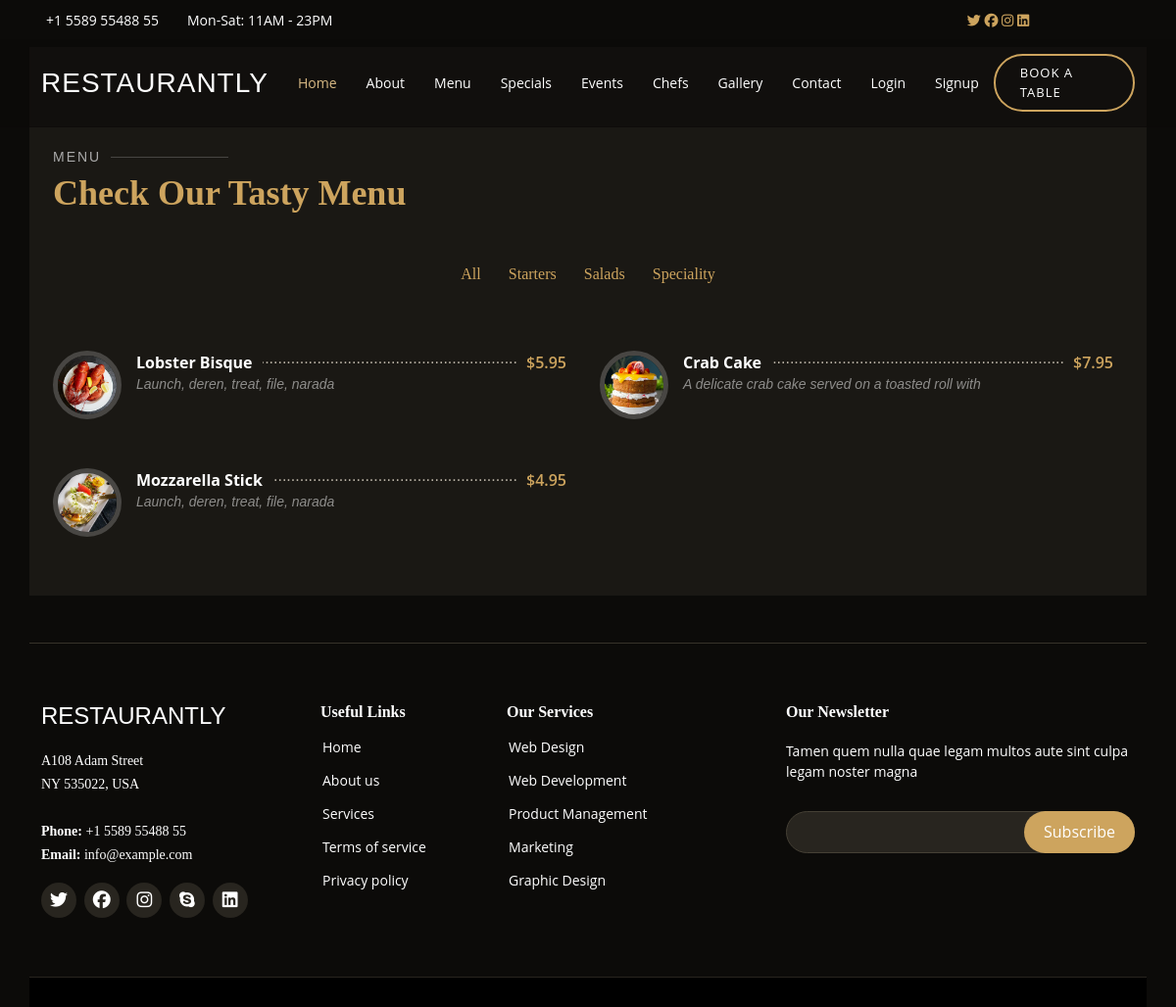
The page /starter/ on the database its author committed.
### app/models.py (models this page shows, shortened)
class AllFood(models.Model):
    food_name = models.CharField(max_length=50)
    desc = models.CharField(max_length=50)
    price = models.FloatField()
    category = models.CharField(choices=category_choice, max_length=10)
    food_image = models.ImageField(upload_to='FoodImage')

### app/views.py (the view)
# urls.py: path('starter/', views.starter, name='starter'),
def starter(request, data=None):
    if data is None:
        food = AllFood.objects.filter(category='ST')
    return render(request, 'starter.html', {'food': food})

### templates/starter.html (shortened to what this page needs)
{% extends 'base.html' %}
{% load static %}
{% block content %}
<section id="menu" class="menu section-bg mt-5">
  <div class="container mt-5" data-aos="fade-up">
    <div class="section-title">
      <h2>Menu</h2>
      <p>Check Our Tasty Menu</p>
    </div>
    <div class="row" data-aos="fade-up" data-aos-delay="100">
      <div class="col-lg-12 d-flex justify-content-center">
        <ul id="menu-flters">
          <li data-filter="*"><a href="{% url 'menu' %}">All</a></li>
          <li data-filter=".filter-starters"><a href="{% url 'starter' %}">Starters</a> </li>
          <li data-filter=".filter-salads" class="filter-active"><a href="{% url 'salad' %}">Salads</a> </li>
          <li data-filter=".filter-specialty"><a href="{% url 'speciality' %}">Speciality</a> </li>
        </ul>
      </div>
    </div>
    <div class="row menu-container" data-aos="fade-up" data-aos-delay="200">
      {% for f in food %}
  <div class="col-lg-6 menu-item filter-{{ f.category }}">
        <img src="{{ f.food_image.url }}" class="menu-img" alt="">
        <div class="menu-content">
          <a href="#">{{ f.food_name }}</a><span>${{ f.price }}</span>
        </div>
        <div class="menu-ingredients">
          {{ f.desc }}
        </div>
      </div>
      {% endfor %}
    </div>
  </div>
</section>
{% endblock content %}

### static/css/style.css (style rules this page uses)
body { font-family: "Open Sans", sans-serif; background: #0c0b09; color: #fff; }
a { color: #cda45e; text-decoration: none; }
h1, h2, h3, h4, h5, h6 { font-family: "Playfair Display", serif; }
section { padding: 60px 0; overflow: hidden; }
.section-bg { background-color: #1a1814; }
.section-title { padding-bottom: 40px; }
.section-title h2 { font-size: 14px; font-weight: 500; padding: 0; line-height: 1px; margin: 0 0 5px 0; letter-spacing: 2px; text-transform: uppercase; color: #aaaaaa; font-family: "Poppins", sans-serif; }
.section-title h2::after { content: ""; width: 120px; height: 1px; display: inline-block; background: rgba(255, 255, 255, 0.2); margin: 4px 10px; }
.section-title p { margin: 0; margin: 0; font-size: 36px; font-weight: 700; font-family: "Playfair Display", serif; color: #cda45e; }
.menu #menu-flters { padding: 0; margin: 0 auto 0 auto; list-style: none; text-align: center; border-radius: 50px; }
.menu #menu-flters li { cursor: pointer; display: inline-block; padding: 8px 12px 10px 12px; font-size: 16px; font-weight: 500; line-height: 1; color: #fff; margin-bottom: 10px; transition: all ease-in-out 0.3s; border-radius: 50px; font-family: "Playfair Display", serif; }
.menu #menu-flters li:hover, .menu #menu-flters li.filter-active { color: #cda45e; }
.menu #menu-flters li:last-child { margin-right: 0; }
.menu .menu-item { margin-top: 50px; }
.menu .menu-img { width: 70px; border-radius: 50%; float: left; border: 5px solid rgba(255, 255, 255, 0.2); }
.menu .menu-content { margin-left: 85px; overflow: hidden; display: flex; justify-content: space-between; position: relative; }
.menu .menu-content::after { content: "......................................................................" "...................................................................." "...................................................................."; position: absolute; left: 20px; right: 0; top: -4px; z-index: 1; color: #bab3a6; font-family: Arial, "Helvetica Neue", Helvetica, sans-serif; }
.menu .menu-content a { padding-right: 10px; background: #1a1814; position: relative; z-index: 3; font-weight: 700; color: white; transition: 0.3s; }
.menu .menu-content span { background: #1a1814; position: relative; z-index: 3; padding: 0 10px; font-weight: 600; color: #cda45e; }
.menu .menu-ingredients { margin-left: 85px; font-style: italic; font-size: 14px; font-family: "Poppins", sans-serif; color: rgba(255, 255, 255, 0.5); }

### rows shown on the page
AllFood: food_image (picture), food_name "Lobster Bisque", price "5.95", desc "Launch, deren, treat, file, narada"
AllFood: food_image (picture), food_name "Crab Cake", price "7.95", desc "A delicate crab cake served on a toasted roll with"
AllFood: food_image (picture), food_name "Mozzarella Stick", price "4.95", desc "Launch, deren, treat, file, narada"
